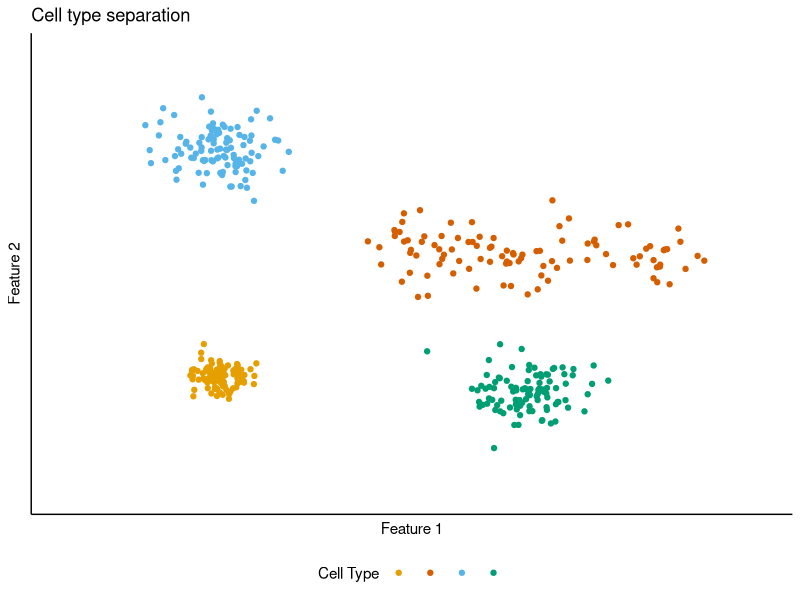
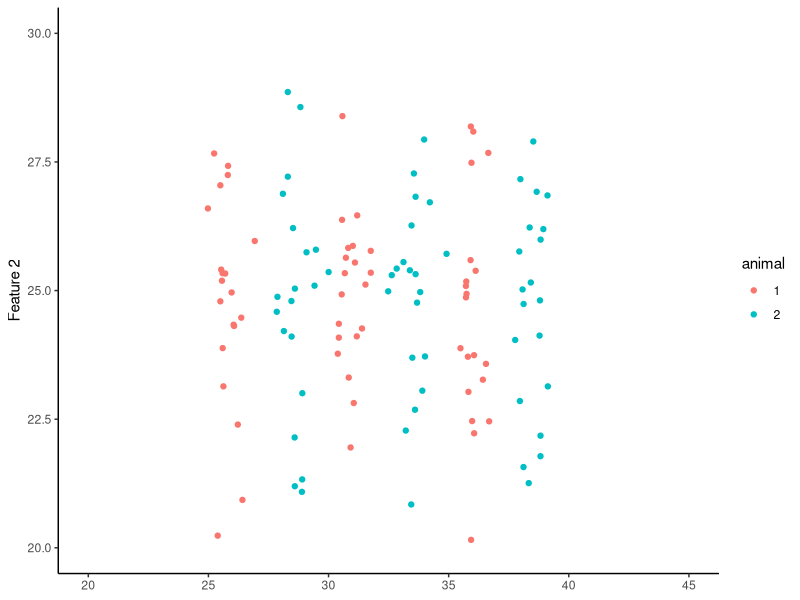
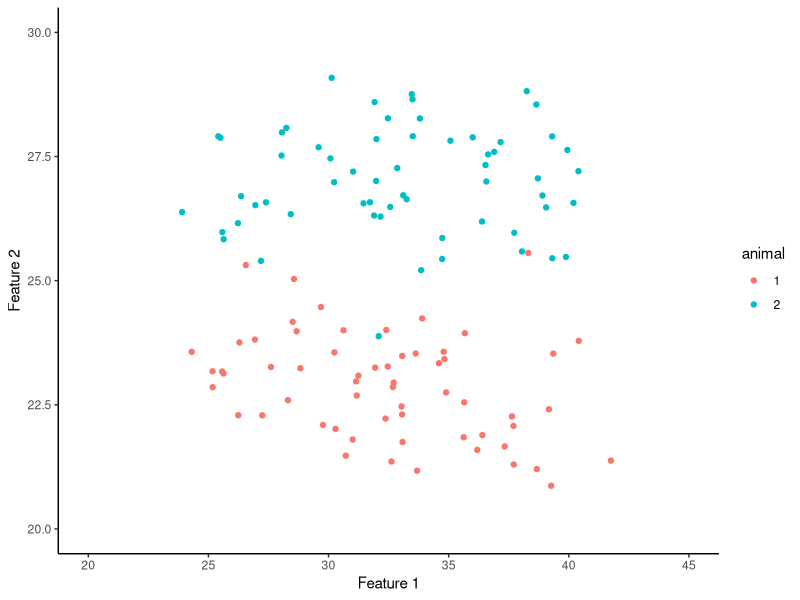
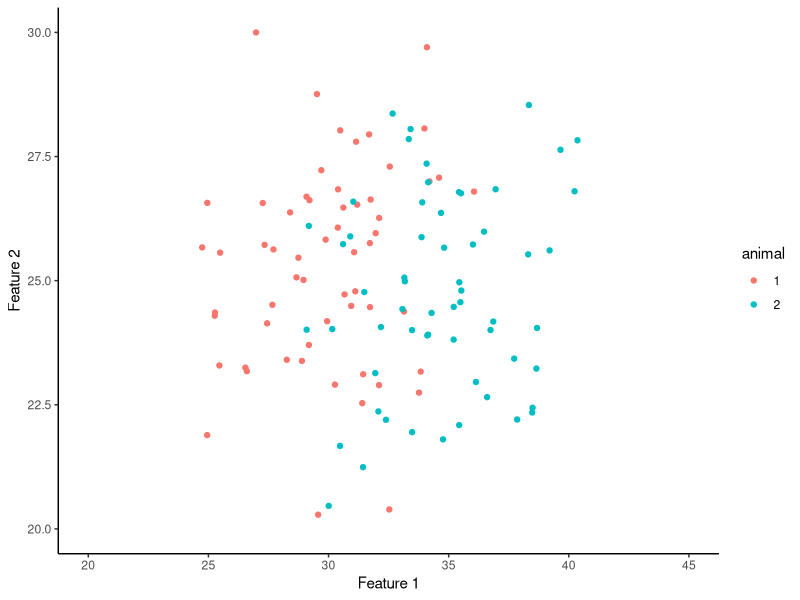
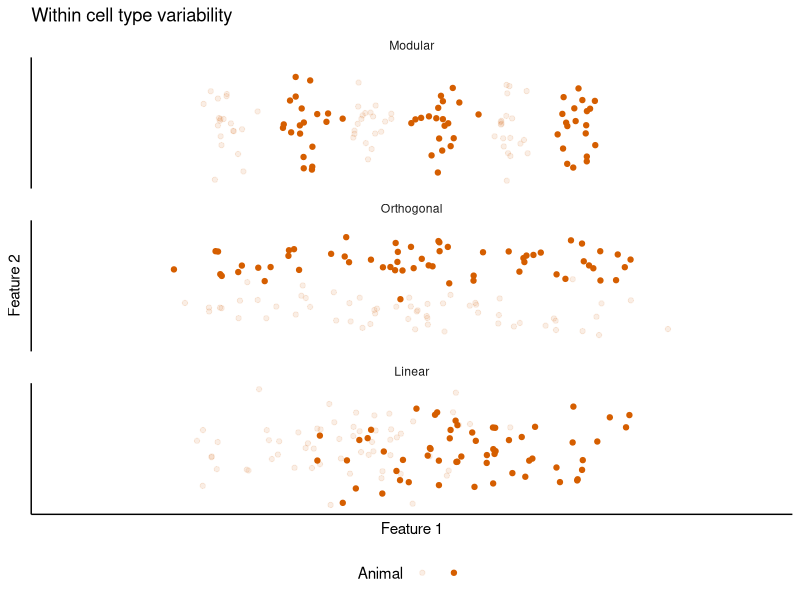

Here is the R script that generated these plots, in order: (Note: this script raises an error after producing the figures.)
## ---- chunk 1
knitr::opts_chunk$set(echo = TRUE)

# Ensure access to libraries
library(tidyverse)
library(gridExtra)
## ---- chunk 2
numcells <- 100
Cell_A <- tibble(x = rnorm(numcells, 10, 1),
                       y = rnorm(numcells, 12, 1),
                       cell = "A")
Cell_B <- tibble(x = runif(numcells, min = 20, max = 40) + rnorm(numcells,0,1),
                       y = rnorm(numcells, 25, 2),
                       cell = "B")
Cell_C <- tibble(x = rnorm(numcells, 10, 2),
                       y = rnorm(numcells, 35, 2),
                       cell = "C")
Cell_D <- tibble(x = rnorm(numcells, 30, 2),
                       y = rnorm(numcells, 10, 2),
                       cell = "D")
 
CellFeatures <- bind_rows(Cell_A, Cell_B, Cell_C, Cell_D)
## ---- chunk 3
cbPalette <- c("#E69F00", "#D55E00", "#56B4E9", "#009E73")

CF_plot <- ggplot(CellFeatures, aes(x, y, colour = cell)) +
  geom_point() +
  xlim(0,45) +
  ylim(0,45) +
  labs(x = "Feature 1", y = "Feature 2", colour = "Cell Type", title = "Cell type separation") +
  scale_colour_manual(values=cbPalette) +
  theme_classic() +
  theme(legend.position = "bottom",
        axis.ticks = element_blank(),
        axis.text = element_blank(),
        legend.text = element_blank())

CF_plot
## ---- chunk 4
numcells <- 20
MF_A <- tibble(x = c(rnorm(numcells, 26, 0.5), rnorm(numcells, 31, 0.5), rnorm(numcells, 36, 0.5)),
                   y = rnorm(numcells*3, 25, 2),
                   animal = "1")
MF_B <- tibble(x = c(rnorm(numcells, 28.5, 0.5), rnorm(numcells, 33.5, 0.5), rnorm(numcells, 38.5, 0.5)),
                    y = rnorm(numcells*3, 25, 2),
                    animal = "2")
                   
ModularFeatures <- rbind(MF_A, MF_B)

MF_plot <- ggplot(ModularFeatures, aes(x, y, colour = animal)) +
  geom_point() +
  xlim(20,45) +
  ylim(20,30) +
  xlab("Feature 1") +
  ylab("Feature 2") +
  theme_classic() +
  theme(axis.title.x=element_blank())

MF_plot
## ---- chunk 5
numcells <- 60

OOF_A <- tibble(x = runif(numcells, min = 25, max = 40) + rnorm(numcells,0,1),
                y = rnorm(numcells, 23, 1),
                animal = "1")
OOF_B <- tibble(x = runif(numcells, min = 25, max = 40) + rnorm(numcells,0,1),
                y = rnorm(numcells, 27, 1),
                animal = "2")
     
OrthogOffsetFeatures <- rbind(OOF_A, OOF_B)

OOF_plot <- ggplot(OrthogOffsetFeatures, aes(x, y, colour = animal)) +
  geom_point() +
  xlim(20,45) +
  ylim(20,30) +
  xlab("Feature 1") +
  ylab("Feature 2") +
  theme_classic()

OOF_plot
## ---- chunk 6
numcells <- 60

LOF_A <- tibble(x = runif(numcells, min = 25, max = 35) + rnorm(numcells,0,1),
                y = rnorm(numcells, 25, 2),
                animal = "1")
LOF_B <- tibble(x = runif(numcells, min = 30, max = 40) + rnorm(numcells,0,1),
                y = rnorm(numcells, 25, 2),
                animal = "2")
LinearOffsetFeatures <- rbind(LOF_A, LOF_B)

LOF_plot <- ggplot(LinearOffsetFeatures, aes(x, y, colour = animal)) +
  geom_point() +
  xlim(20,45) +
  ylim(20,30) +
  xlab("Feature 1") +
  ylab("Feature 2") +
  theme_classic()

LOF_plot
## ---- chunk 7
ModularFeatures$scheme <- "modular"
OrthogOffsetFeatures$scheme <- "orthog"
LinearOffsetFeatures$scheme <- "linear"
IntraAnimal <- bind_rows(ModularFeatures, OrthogOffsetFeatures, LinearOffsetFeatures)
IntraAnimal$scheme <- as.factor(IntraAnimal$scheme)
IntraAnimal$scheme = factor(IntraAnimal$scheme, c("modular", "orthog","linear"))
labels_schemes <- c(modular = "Modular", orthog = "Orthogonal", linear = "Linear")

IntraAnimalPlot <- ggplot(IntraAnimal, aes(x, y, alpha = animal)) +
  geom_point(colour = cbPalette[2]) +
  xlim(20,45) +
  ylim(20,30) +
  labs(x = "Feature 1", y = "Feature 2", alpha = "Animal", title = "Within cell type variability") +
  facet_wrap(~scheme, nrow = 3, labeller = labeller(scheme = labels_schemes)) +
  theme_classic() +
  theme(strip.background = element_blank(),
        axis.ticks = element_blank(),
        axis.text = element_blank()) +
  scale_alpha_discrete(range=c(0.1,1)) +
  theme(legend.position = "bottom",
        legend.text = element_blank())

IntraAnimalPlot
  
## ---- chunk 8
ConceptFigure <- ggdraw() +
  draw_plot(CF_plot, x =0.02, y = 0, width = 0.45, height = 1) +
  draw_plot(IntraAnimalPlot, x = 0.52, y = 0, width = 0.45, height = 1) +
  draw_plot_label(label = c("A", "B"), size = 15,
                  x = c(0, 0.5), y = c(1, 1))

ConceptFigure
## ---- chunk 9
ggsave("Figures/Concept_figure.png", plot = ConceptFigure, width = 160, height = 100, units = "mm")
## ---- chunk 10
results_sim <- tibble(dvloc = c(seq(0, 1, length.out = 40), seq(0, 1, length.out = 40)),
                      feat_1 = c(rnorm(80, 0, 0.1)),
                      feat_2 = c(rnorm(40, 0.3, 0.1), rnorm(40, 0.7, 0.1)),
                      cellid = c(rep("a", 40), rep("b", 40)))
results_sim$feat_1[1:40] <- results_sim$feat_1[41:80] + results_sim$dvloc[1:40]
results_sim$feat_1[41:80] <- results_sim$feat_1[41:80] + results_sim$dvloc[41:80] * 1.2 + 0.4
## ---- chunk 11
sum_feat <- ggplot(results_sim, aes(feat_1, feat_2, colour = cellid)) +
  geom_point() +
  xlim(-0.2, 1.8) +
  ylim(-0.2,1.2) +
  labs(x = "Feature 1", y = "Feature 2", colour = "Animal ID") +
  theme_classic() +
  theme(strip.background = element_blank(),
        axis.ticks = element_blank(),
        axis.text = element_blank(),
        legend.position = "bottom")

sum_feat1 <- ggplot(results_sim, aes(dvloc, feat_1, colour = cellid)) +
  geom_point()  +
  xlim(-0.2, 1.2) +
  ylim(-0.4, 2) +
  labs(x = "DV location", y = "Feature 1", colour = "Animal ID") +
  theme_classic() +
  theme(strip.background = element_blank(),
        axis.ticks = element_blank(),
        axis.text = element_blank(),
        legend.position = "bottom")

sum_feat2 <- ggplot(results_sim, aes(dvloc, feat_2, colour = cellid)) +
  geom_point()  +
  xlim(-0.2, 1.2) +
  ylim(-0.2,1.2)+
  labs(x = "DV location", y = "Feature 2", colour = "Animal ID") +
  theme_classic() +
  theme(strip.background = element_blank(),
        axis.ticks = element_blank(),
        axis.text = element_blank(),
        legend.position = "bottom")

sum_feat
sum_feat1
sum_feat2
## ---- chunk 12
SummaryFigure <- grid.arrange(sum_feat, sum_feat1, sum_feat2,
             ncol = 5,
             widths = c(1, 0.1, 1, 0.1, 1),
             layout_matrix = rbind(c(1, NA, 2, NA, 3)))

SummaryFigure

ggsave("Figures/SummaryFigure.png", SummaryFigure, width = 140, height = 60, units = "mm")
